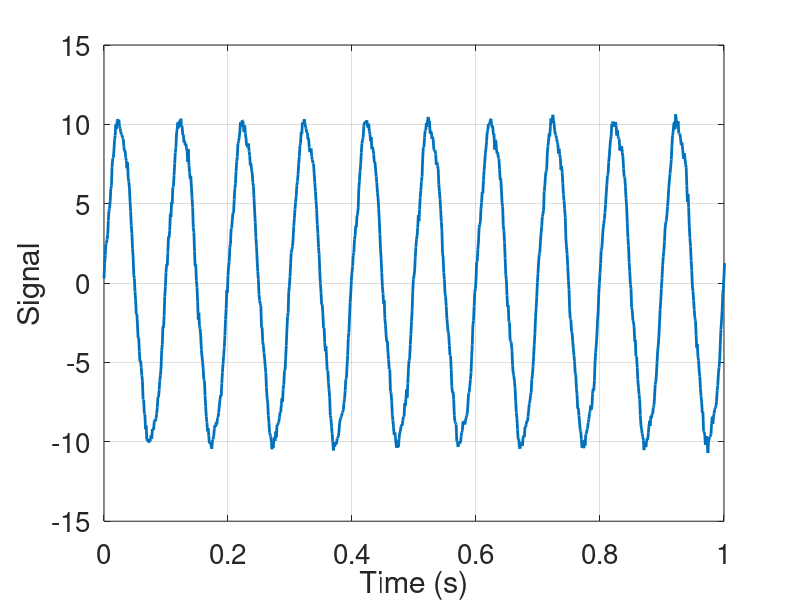

This figure's MATLAB source: (Note: this script raises an error after producing the figure.)
% 功率谱用于检测噪声中的单频信号

% XiaoCY 2020-10-21

%%
set(groot,'DefaultLineLineWidth',2)
set(groot,'DefaultAxesFontSize',20)
set(groot,'DefaultFigureColor','w')
set(groot,'DefaultFigureWindowStyle','docked')

clear;clc
close all

%% 构造噪声信号
fs = 1e3;
T = 100;
N = T*fs;

t = (0:N-1)'/fs;
x = 10*sin(2*pi*10*t)+0.5*cos(2*pi*50*t);
xn = randn(N,1)*1e-2*sqrt(fs/2);

sig = x+xn;

figure('Name','Signal')
plot(t,sig)
grid on
xlim([0 1])
xlabel('Time (s)')
ylabel('Signal')

%%
figure('Name','PSD')
iLPSD(sig,fs)

%%
aFit = fittype({'1','sin(2*pi*10*x)','cos(2*pi*10*x)',...
    'sin(2*pi*50*x)','cos(2*pi*50*x)'});
[fobj,gobj] = fit(t,x,aFit);
disp(fobj)
disp(gobj)
sig_fit = feval(cfit(fobj),t);

figure('Name','Fit')
plot(t,sig,'DisplayName','Origin')
grid on
hold on
plot(t,sig_fit,'DisplayName','Fit')
xlim([0 1])
legend
xlabel('Time (s)')
ylabel('Signal')